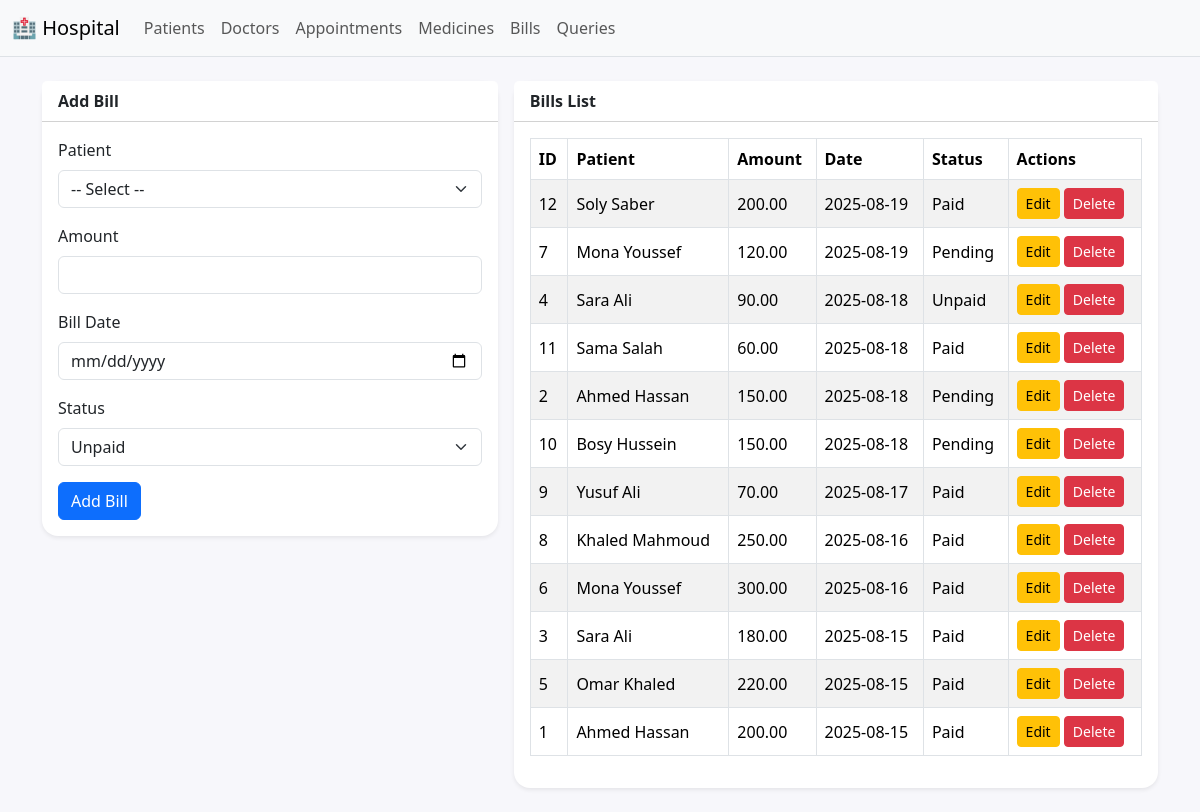
The page /bills.php on the database its author committed.
### tables this page shows
CREATE TABLE Bill (
    bill_id INT PRIMARY KEY AUTO_INCREMENT,
    total_amount DECIMAL(10,2) CHECK (total_amount >= 0),
    payment_status ENUM('Paid', 'Unpaid', 'Pending'),
    date DATE NOT NULL,
    patient_id INT,
    FOREIGN KEY (patient_id) REFERENCES Patient(patient_id)
);

CREATE TABLE Patient (
    patient_id INT PRIMARY KEY AUTO_INCREMENT,
    first_name VARCHAR(20) NOT NULL,
    last_name VARCHAR(20) NOT NULL,
    address VARCHAR(50),
    gender ENUM('Male', 'Female') NOT NULL,
    type_of_blood ENUM('A+', 'A-', 'B+', 'B-', 'O+', 'O-', 'AB+', 'AB-'),
    phone VARCHAR(15) UNIQUE,
    DOB DATE 
);

### helpers.php (called while the page is built, shortened)
<?php
function h($str) { return htmlspecialchars($str ?? '', ENT_QUOTES, 'UTF-8'); }
?>

### bills.php (the view, shortened to what this page needs)
<?php include 'header.php'; ?>
<?php
$editing = null;
$bills = $mysqli->query("SELECT b.*, p.first_name, p.last_name
                         FROM Bill b
                         JOIN Patient p ON b.patient_id=p.patient_id
                         ORDER BY b.date DESC");
?>
<div class="row g-3">
  <div class="col-lg-5">
    <div class="card shadow-sm">
      <div class="card-header bg-white"><strong><?php echo $editing?'Edit Bill':'Add Bill'; ?></strong></div>
      <div class="card-body">
        <form method="post">
          <div class="mb-3">
            <label class="form-label">Patient</label>
            <select required name="patient_id" class="form-select">
              <option value="">-- Select --</option>
            </select>
          </div>
          <div class="mb-3">
            <label class="form-label">Amount</label>
            <input type="number" step="0.01" name="amount" class="form-control" value="<?php echo h($editing['total_amount'] ?? ''); ?>">
          </div>
          <div class="mb-3">
            <label class="form-label">Bill Date</label>
            <input type="date" name="bill_date" class="form-control" value="<?php echo h($editing['date'] ?? ''); ?>">
          </div>
          <div class="mb-3">
            <label class="form-label">Status</label>
            <select name="status" class="form-select">
              <option value="Unpaid" <?php if(($editing['payment_status'] ?? '')=='Unpaid') echo 'selected'; ?>>Unpaid</option>
            </select>
          </div>
          <button class="btn btn-primary" type="submit">
            <?php echo $editing?'Update':'Add'; ?> Bill
          </button>
        </form>
      </div>
    </div>
  </div>
  <div class="col-lg-7">
    <div class="card shadow-sm">
      <div class="card-header bg-white"><strong>Bills List</strong></div>
      <div class="card-body table-responsive">
        <table class="table table-bordered table-striped align-middle">
          <thead>
            <tr>
              <th>ID</th>
              <th>Patient</th>
              <th>Amount</th>
              <th>Date</th>
              <th>Status</th>
              <th>Actions</th>
            </tr>
          </thead>
          <tbody>
          <?php while($row = $bills->fetch_assoc()): ?>
            <tr>
              <td><?php echo (int)$row['bill_id']; ?></td>
              <td><?php echo h($row['first_name'].' '.$row['last_name']); ?></td>
              <td><?php echo number_format($row['total_amount'], 2); ?></td>
              <td><?php echo h($row['date']); ?></td>
              <td><?php echo h($row['payment_status']); ?></td>
              <td>
                <a href="?edit=<?php echo $row['bill_id']; ?>" class="btn btn-sm btn-warning">Edit</a>
                <form method="post" style="display:inline-block" onsubmit="return confirm('Delete this bill?')">
                  <button type="submit" class="btn btn-sm btn-danger">Delete</button>
                </form>
              </td>
            </tr>
          <?php endwhile; ?>
          </tbody>
        </table>
      </div>
    </div>
  </div>
</div>
<?php include 'footer.php'; ?>

### header.php (style rules this page uses)
body { background:#f7f7fb }
.card { border:none;border-radius:1rem }
.table thead th { white-space:nowrap }

### rows shown on the page
bill: bill_id "12", patient.last_name "Soly Saber", total_amount "200.00", date "2025-08-19", payment_status "Paid"
bill: bill_id "7", patient.last_name "Mona Youssef", total_amount "120.00", date "2025-08-19", payment_status "Pending"
bill: bill_id "4", patient.last_name "Sara Ali", total_amount "90.00", date "2025-08-18", payment_status "Unpaid"
bill: bill_id "11", patient.last_name "Sama Salah", total_amount "60.00", date "2025-08-18", payment_status "Paid"
bill: bill_id "2", patient.last_name "Ahmed Hassan", total_amount "150.00", date "2025-08-18", payment_status "Pending"
bill: bill_id "10", patient.last_name "Bosy Hussein", total_amount "150.00", date "2025-08-18", payment_status "Pending"
bill: bill_id "9", patient.last_name "Yusuf Ali", total_amount "70.00", date "2025-08-17", payment_status "Paid"
bill: bill_id "8", patient.last_name "Khaled Mahmoud", total_amount "250.00", date "2025-08-16", payment_status "Paid"
bill: bill_id "6", patient.last_name "Mona Youssef", total_amount "300.00", date "2025-08-16", payment_status "Paid"
bill: bill_id "3", patient.last_name "Sara Ali", total_amount "180.00", date "2025-08-15", payment_status "Paid"
bill: bill_id "5", patient.last_name "Omar Khaled", total_amount "220.00", date "2025-08-15", payment_status "Paid"
bill: bill_id "1", patient.last_name "Ahmed Hassan", total_amount "200.00", date "2025-08-15", payment_status "Paid"
